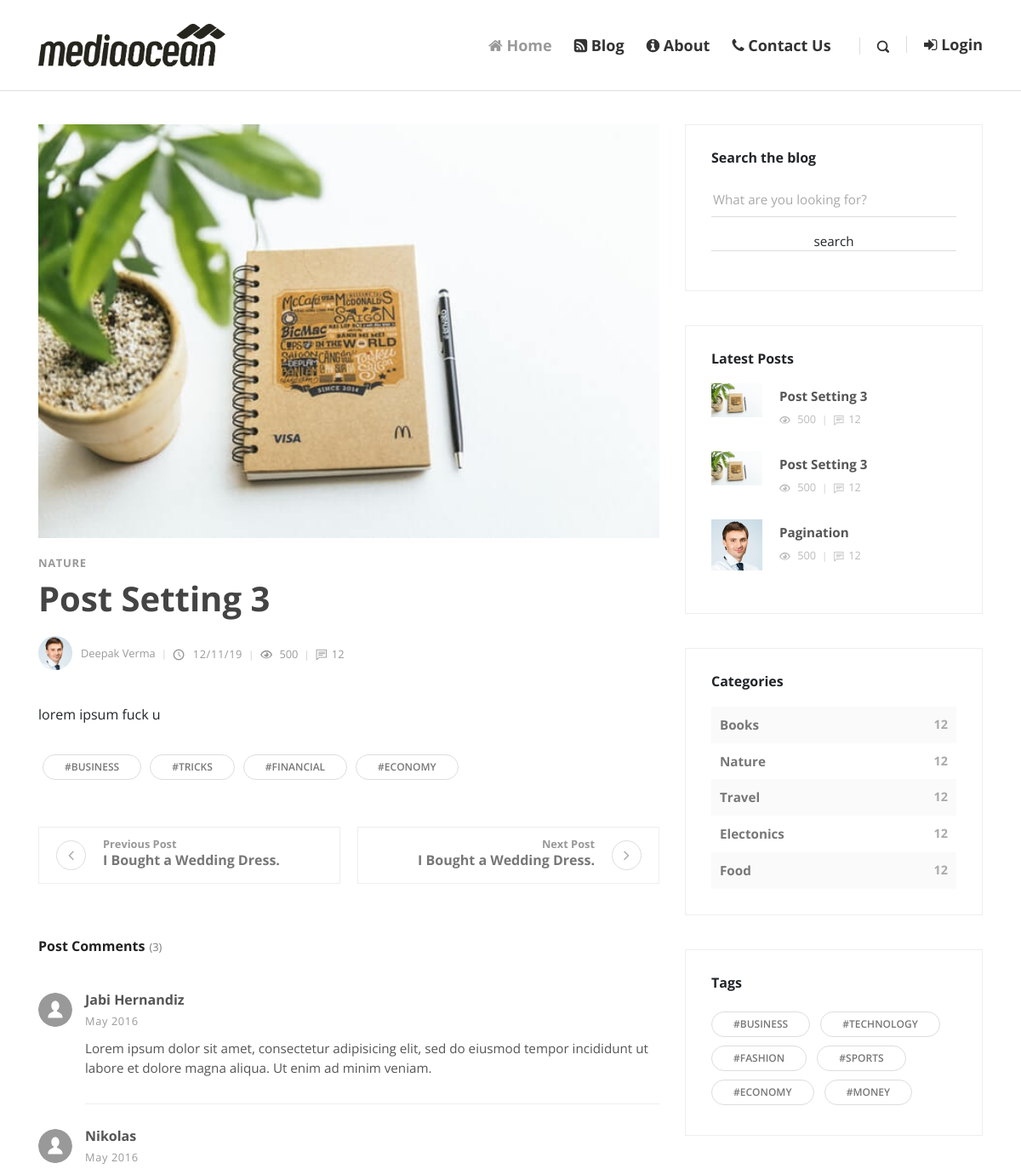
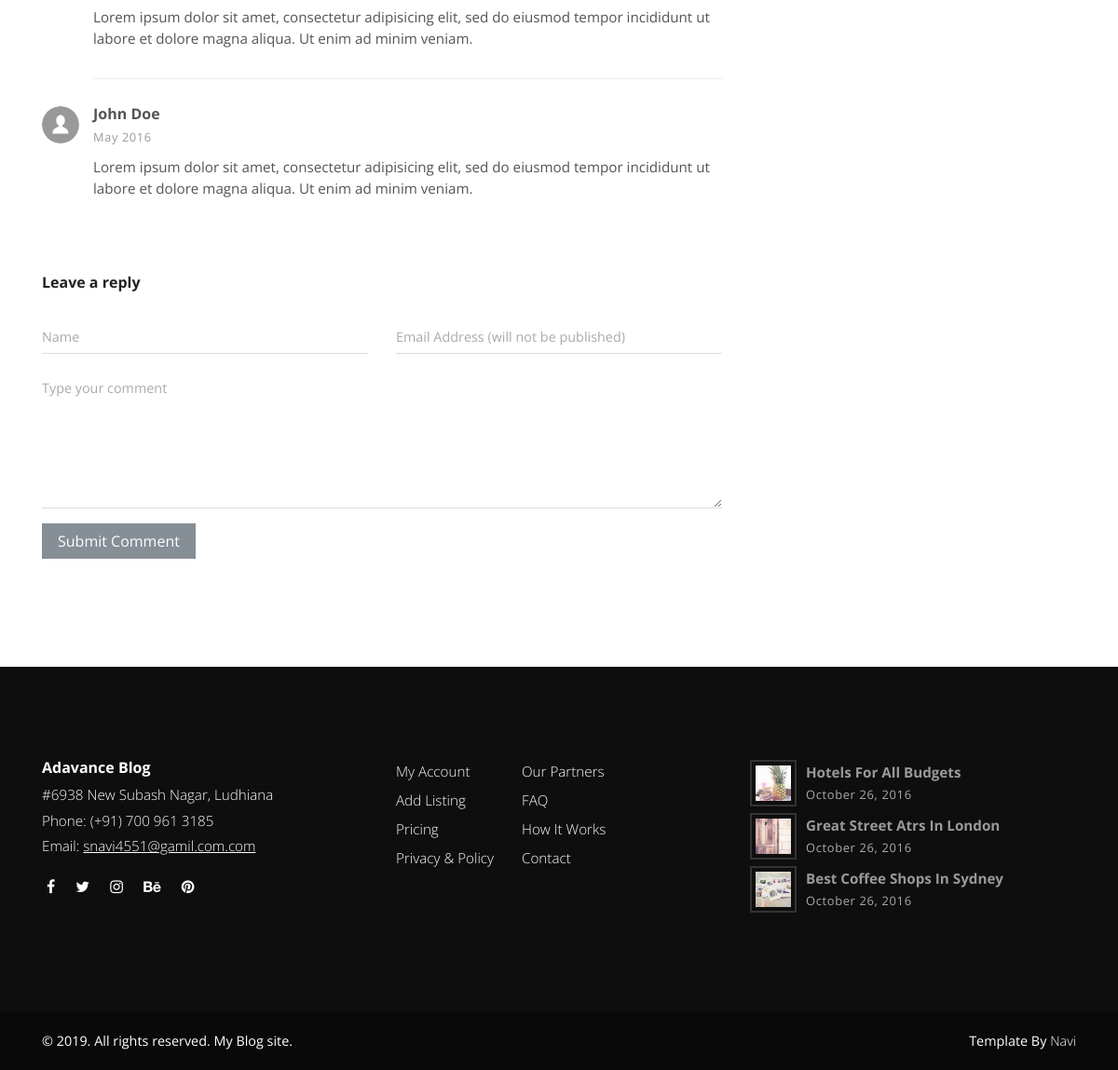
Screenshot of /post.php?post_id=11 with the database file from the repository (2 pictures, top to bottom).
### tables this page shows
CREATE TABLE `posts` (
  `id` int(11) NOT NULL,
  `date` varchar(100) NOT NULL,
  `title` varchar(255) NOT NULL,
  `author` varchar(255) NOT NULL,
  `author_image` varchar(255) NOT NULL,
  `image` varchar(255) NOT NULL,
  `categories` varchar(255) NOT NULL,
  `tags` varchar(255) NOT NULL,
  `post_data` text NOT NULL,
  `views` int(11) NOT NULL,
  `status` varchar(255) NOT NULL
);

CREATE TABLE `categories` (
  `id` int(11) NOT NULL,
  `category` varchar(255) NOT NULL
);

### post.php (the view, shortened to what this page needs)
<?php require_once('inc/db.php'); ?>
<?php
if (isset($_GET['post_id'])) {
  $post_id = $_GET['post_id'];
  $query = "SELECT * FROM  posts WHERE status = 'publish' and id = $post_id";
  $run = mysqli_query($con,$query);
  if (mysqli_num_rows($run)> 0) {
    $row = mysqli_fetch_array($run);
    $date = ($row['date']);
    $title = $row['title'];
    $author = $row['author'];
    $author_image = $row['author_image'];
    $image = $row['image'];
    $categories = $row['categories'];
    $post_data = $row['post_data'];
  }
  else{
    header('Location: blog.php');
  }
}
?>
<!DOCTYPE html>
<html>
  <head>
    <?php require_once('inc/top.php');?>
  </head>
  <body>
    <?php require_once('inc/header.php');?>
    <br><br><br><br>
    <div class="container">
      <div class="row">
        <main class="post blog-post col-lg-8">
          <div class="container">
            <div class="post-single">
              <div class="post-thumbnail"><img src="img/<?php echo $image;?>" alt="..." class="img-fluid"></div>
              <div class="post-details">
                <div class="post-meta d-flex justify-content-between">
                  <div class="category"><a href="post.php"><?php echo ucfirst($categories);?></a></div>
                </div>
                <h1><?php echo $title; ?><a href="post.php"><i class="fa fa-bookmark-o"></i></a></h1>
                <div class="post-footer d-flex align-items-center flex-column flex-sm-row"><a href="#" class="author d-flex align-items-center flex-wrap">
                    <div class="avatar"><img src="img/<?php echo $author_image;?>" alt="..." class="img-fluid"></div>
                    <div class="title"><span><?php echo ucfirst($author); ?></span></div></a>
                  <div class="d-flex align-items-center flex-wrap">
                    <div class="date"><i class="icon-clock"></i> <?php echo $date; ?></div>
                    <div class="views"><i class="icon-eye"></i> 500</div>
                    <div class="comments meta-last"><i class="icon-comment"></i>12</div>
                  </div>
                </div>
                <div class="post-body">
                  <?php echo $post_data; ?>
                </div>
                <div class="post-tags"><a href="#" class="tag">#Business</a><a href="#" class="tag">#Tricks</a><a href="#" class="tag">#Financial</a><a href="#" class="tag">#Economy</a></div>
                <div class="posts-nav d-flex justify-content-between align-items-stretch flex-column flex-md-row"><a href="#" class="prev-post text-left d-flex align-items-center">
                    <div class="icon prev"><i class="fa fa-angle-left"></i></div>
                    <div class="text"><strong class="text-primary">Previous Post </strong>
                      <h6>I Bought a Wedding Dress.</h6>
                    </div></a><a href="#" class="next-post text-right d-flex align-items-center justify-content-end">
                    <div class="text"><strong class="text-primary">Next Post </strong>
                      <h6>I Bought a Wedding Dress.</h6>
                    </div>
                    <div class="icon next"><i class="fa fa-angle-right">   </i></div></a></div>
                <div class="post-comments">
                  <header>
                    <h3 class="h6">Post Comments<span class="no-of-comments">(3)</span></h3>
                  </header>
                  <div class="comment">
                    <div class="comment-header d-flex justify-content-between">
                      <div class="user d-flex align-items-center">
                        <div class="image"><img src="img/user.svg" alt="..." class="img-fluid rounded-circle"></div>
                        <div class="title"><strong>Jabi Hernandiz</strong><span class="date">May 2016</span></div>
                      </div>
                    </div>
                    <div class="comment-body">
                      <p>Lorem ipsum dolor sit amet, consectetur adipisicing elit, sed do eiusmod tempor incididunt ut labore et dolore magna aliqua. Ut enim ad minim veniam.</p>
                    </div>
                  </div>
                  <div class="comment">
                    <div class="comment-header d-flex justify-content-between">
                      <div class="user d-flex align-items-center">
                        <div class="image"><img src="img/user.svg" alt="..." class="img-fluid rounded-circle"></div>
                        <div class="title"><strong>Nikolas</strong><span class="date">May 2016</span></div>
                      </div>
                    </div>
                    <div class="comment-body">
                      <p>Lorem ipsum dolor sit amet, consectetur adipisicing elit, sed do eiusmod tempor incididunt ut labore et dolore magna aliqua. Ut enim ad minim veniam.</p>
                    </div>
                  </div>
                  <div class="comment">
                    <div class="comment-header d-flex justify-content-between">
                      <div class="user d-flex align-items-center">
                        <div class="image"><img src="img/user.svg" alt="..." class="img-fluid rounded-circle"></div>
                        <div class="title"><strong>John Doe</strong><span class="date">May 2016</span></div>
                      </div>
                    </div>
                    <div class="comment-body">
                      <p>Lorem ipsum dolor sit amet, consectetur adipisicing elit, sed do eiusmod tempor incididunt ut labore et dolore magna aliqua. Ut enim ad minim veniam.</p>
                    </div>
                  </div>
                </div>
                <div class="add-comment">
                  <header>
                    <h3 class="h6">Leave a reply</h3>
                  </header>
                  <form action="#" class="commenting-form">
                    <div class="row">
                      <div class="form-group col-md-6">
                        <input type="text" name="username" id="username" placeholder="Name" class="form-control">
                      </div>
                      <div class="form-group col-md-6">
                        <input type="email" name="username" id="useremail" placeholder="Email Address (will not be published)" class="form-control">
                      </div>
                      <div class="form-group col-md-12">
                        <textarea name="usercomment" id="usercomment" placeholder="Type your comment" class="form-control"></textarea>
                      </div>
                      <div class="form-group col-md-12">
                        <button type="submit" class="btn btn-secondary">Submit Comment</button>
                      </div>
                    </div>
                  </form>
                </div>
              </div>
            </div>
          </div>
        </main>
        <?php require_once('inc/sidebar.php');?>
      </div>
    </div>
    <?php require_once('inc/footer.php');?>
  </body>
</html>

### inc/sidebar.php (shortened to what this page needs)
<?php
  require_once('db.php');
?>
<aside class="col-lg-4">
          <div class="widget search">
            <header>
              <h3 class="h6">Search the blog</h3>
            </header>
            <form action="blog.php" method="post" class="search-form">
              <div class="form-group">
                <input type="search" name="search-text" placeholder="What are you looking for?">
                <input type="submit" class="btn btn-default" value="search" name="search" >
              </div>
            </form>
          </div>
          <div class="widget latest-posts">
            <header>
              <h3 class="h6">Latest Posts</h3>
            </header>
            <div class="blog-posts">
              <?php
               $query = "SELECT * FROM posts WHERE status = 'publish' ORDER BY id DESC LIMIT 3";
               $run = mysqli_query($con,$query);
               if (mysqli_num_rows($run) > 0) {
                 while ($row = mysqli_fetch_array($run)) {
                   $title = $row['title'];
                   $image = $row['image'];
                ?>
              <a href="#">
                <div class="item d-flex align-items-center">
                  <div class="image"><img src="img/<?php echo $image; ?>" alt="..." class="img-fluid"></div>
                  <div class="title"><strong><?php echo $title; ?></strong>
                    <div class="d-flex align-items-center">
                      <div class="views"><i class="icon-eye"></i> 500</div>
                      <div class="comments"><i class="icon-comment"></i>12</div>
                    </div>
                  </div>
                </div>
              </a>
              <?php
                }}
               ?>
            </div>
          </div>
          <div class="widget categories">
            <header>
              <h3 class="h6">Categories</h3>
            </header>
            <?php
            $query="SELECT * FROM categories";
            $run=mysqli_query($con,$query);
            if(mysqli_num_rows($run) > 0){
                while ($row = mysqli_fetch_array($run)) {
                      $category = ucfirst($row['category']);
                      $id = $row['id'];
                    echo "
                        <div class='item d-flex justify-content-between'><a href='blog.php?cat=".$id."'>$category</a><span>12</span></div>
                    ";
                }
            } else{
              echo "
                        <div class='item d-flex justify-content-between'><a href='#'>No Categories Yet</a><span>12</span></div>
                    ";
            }
            ?>
          </div>
          <div class="widget tags">
            <header>
              <h3 class="h6">Tags</h3>
            </header>
            <ul class="list-inline">
              <li class="list-inline-item"><a href="#" class="tag">#Business</a></li>
              <li class="list-inline-item"><a href="#" class="tag">#Technology</a></li>
              <li class="list-inline-item"><a href="#" class="tag">#Fashion</a></li>
              <li class="list-inline-item"><a href="#" class="tag">#Sports</a></li>
              <li class="list-inline-item"><a href="#" class="tag">#Economy</a></li>
              <li class="list-inline-item"><a href="#" class="tag">#Money</a></li>
            </ul>
          </div>
        </aside>

### rows the page displays
posts: image (picture), categories "NATURE", title "Post Setting 3", author_image (picture), author "Deepak Verma", date "12/11/19", post_data "lorem ipsum fuck u"
posts: image (picture), title "Post Setting 3"
posts: image (picture), title "Pagination"
categories: category "Books"
categories: category "Nature"
categories: category "Travel"
categories: category "Electonics"
categories: category "Food"
